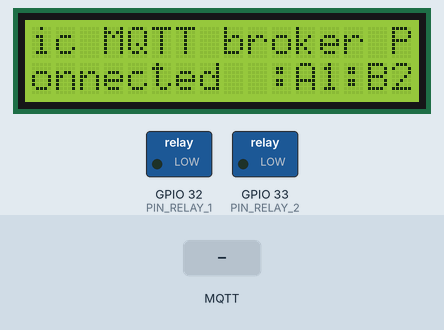
This sketch was run on a simulated ESP32. Parts: 16×2 character LCD, switched loads named in the sketch (green lamp = pin HIGH). The inputs (shaded band) are chosen by the test bench. WiFi joins after 1.5 s; servers stay silent unless stated; no MQTT or app messages arrive unless stated.

Above: at 2.8 s.
2.9 s: MQTT message "true" arrives on the first subscribed topic
At 3.2 s:
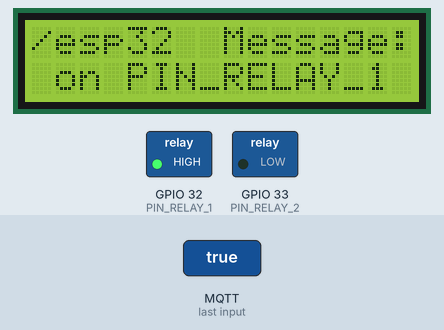
7.4 s: MQTT message "1" arrives on the first subscribed topic
At 9.2 s:
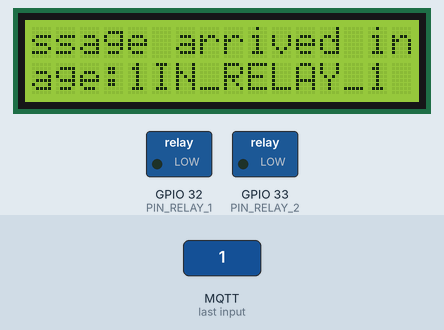
10.4 s: MQTT message "0" arrives on the first subscribed topic
At 11.1 s:
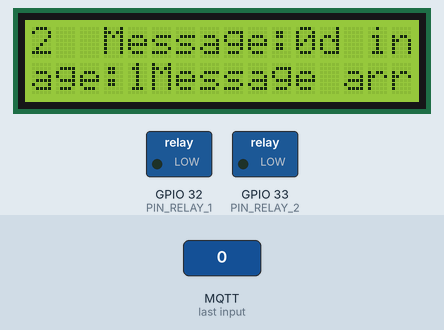
11.9 s: MQTT message "2" arrives on the first subscribed topic
At 12.2 s:
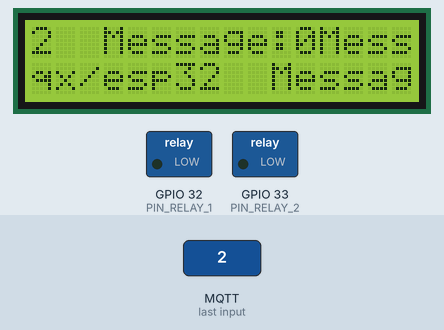
13.4 s: MQTT message "on" arrives on the first subscribed topic
At 14.6 s:
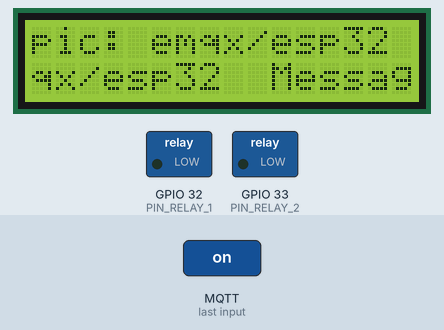
14.9 s: MQTT message "off" arrives on the first subscribed topic
At 15.7 s:
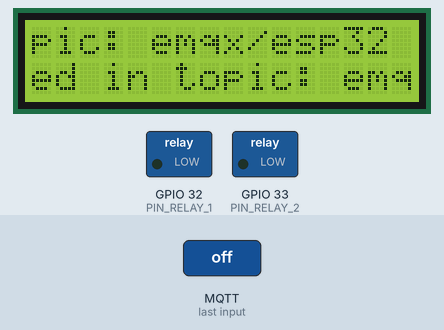
Timing chart, 0 to 17.4 s (numbered marks = the images above; inputs shaded):
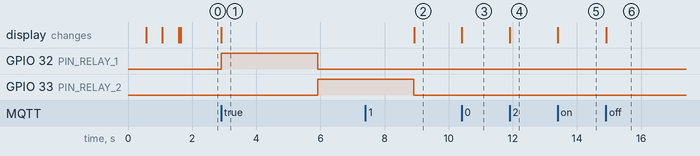

Measured:
- after the input at 2.9 s, GPIO 32 (PIN_RELAY_1): LOW → HIGH at once, → LOW 3.0 s later; GPIO 33 (PIN_RELAY_2): LOW → HIGH after 3.0 s; the display: changes at once (image 1)
- after the input at 7.4 s, the display: changes after 1.5 s (image 2)
- after the input at 10.4 s, the display: changes at once (image 3)
- after the input at 11.9 s, the display: changes at once (image 4)
- after the input at 13.4 s, the display: changes at once (image 5)
- after the input at 14.9 s, the display: changes at once (image 6)

The sketch:

test.ino
```cpp
#include <WiFi.h>
#include <PubSubClient.h>
#include <stdio.h>
#include<string.h>
#include <LiquidCrystal.h>

#define PIN_RELAY_1  32 // The ESP32 pin GPIO33 connected to the IN1 pin of relay module
#define PIN_RELAY_2  33 // The ESP32 pin GPIO32 connected to the IN2 pin of relay module


// initialize the library by associating any needed LCD interface pin
// with the arduino pin number it is connected to
#define pinRs 13
#define pinEn 12
#define pinD4 14
#define pinD5 27
#define pinD6 26
#define pinD7 25
LiquidCrystal lcd(pinRs, pinEn, pinD4, pinD5, pinD6, pinD7);


// WiFi
const char *ssid = "VODAFONE_1278"; // Enter your Wi-Fi name
const char *password = "gk6gbfm97538e2t4";  // Enter Wi-Fi password

// MQTT Broker
const char *mqtt_broker = "Mqtt.motesense.com";
const char *topic = "emqx/esp32";
const char *mqtt_username = "demos";
const char *mqtt_password = "demos1#$";
const int mqtt_port = 1883;

WiFiClient espClient;
PubSubClient client(espClient);

byte nuidPICC[4] = {'77', '3d', '61', '9b'};
//void callback(char *topic, byte *payload, unsigned int length);

void setup() {
    // Set software serial baud to 115200;
    //Serial.begin(115200);
    // initialize digital pin as an output.
    pinMode(PIN_RELAY_1, OUTPUT);
    pinMode(PIN_RELAY_2, OUTPUT);

    // set up the LCD's number of columns and rows:
    lcd.begin(16, 2);

    // Connecting to a WiFi network
    WiFi.begin(ssid, password);
    while (WiFi.status() != WL_CONNECTED) {
        delay(500);
        lcd.println("Connecting to WiFi..");
    }
    lcd.println("Connected to the Wi-Fi network");
    //connecting to a mqtt broker
    client.setServer(mqtt_broker, mqtt_port);


    while (!client.connected()) {
        String client_id = "esp32-client-";
        client_id += String(WiFi.macAddress());
        lcd.printf("The client %s connects to the public MQTT broker\n", client_id.c_str());
        if (client.connect(client_id.c_str(), mqtt_username, mqtt_password)) {
            lcd.println("Public EMQX MQTT broker connected");
        } else {
            lcd.print("failed with state ");
            lcd.print(client.state());
            delay(2000);
        }
    }

    char msg[50];
    msg[0]='\0';
    array_to_string(nuidPICC,4,msg);


    // Publish and subscribe
    client.publish(topic, msg);
    client.subscribe(topic);

    client.setCallback(callback);
}

void callback(char *topic, byte *payload, unsigned int length) {
    String s = String();
    //lcd.println();
    lcd.print("Message arrived in topic: ");
    lcd.println(topic);
    lcd.print("Message:");
    for (int i = 0; i < length; i++) {
        lcd.print((char) payload[i]);
        s += (char) payload[i];
    }
   // lcd.println();
   // lcd.println("-----------------------");
   // lcd.println(s);
    if (s == "true"){
      lcd.println("Access Granted");
      OpenLock();
    }
    payload[length]='\0';
    s = "";
}

void array_to_string(byte a[],unsigned int len,char buffer[])
{
  for(unsigned int i=0;i<len;i++)
  {
    byte nib1=(a[i]>>4)&0x0F;
    byte nib2=(a[i]>>0)&0x0F;
    buffer[i*2+0]=nib1 < 0x0A ? '0' + nib1 : 'A'+ nib1 - 0x0A;
    buffer[i*2+1]=nib2 < 0x0A ? '0' + nib2 : 'A'+ nib2 - 0x0A;
  }
  buffer[len*2]='\0';
}


void OpenLock(){
  lcd.println("Turn on PIN_RELAY_1");
  digitalWrite(PIN_RELAY_1, HIGH);
  digitalWrite(PIN_RELAY_2, LOW);
  delay(3000);
  lcd.println("Turn on PIN_RELAY_2");
  digitalWrite(PIN_RELAY_1, LOW);
  digitalWrite(PIN_RELAY_2, HIGH);
  delay(3000);
  digitalWrite(PIN_RELAY_2, LOW);
}

void loop() {
    client.loop();
}
```
